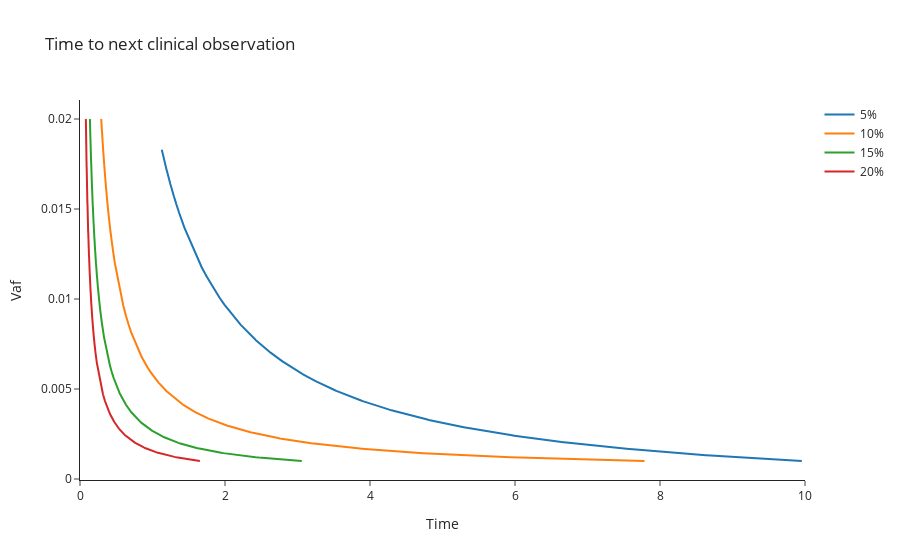

Here is the notebook cell this chart was saved with:
### Markdown cell above
# Distribution of clone sizes

### Code cell


### Figure 1 — Plotly figure (JSON) as saved in the notebook; plotly's stock layout.template omitted (floating-point values rounded to 4 significant figures; data arrays with more than 128 entries replaced by an {"elided": "..."} marker saying what was removed)
{"data": [{"name": "5%", "type": "scatter", "x": {"elided": "910 float values"}, "y": {"elided": "1000 float values"}}, {"name": "10%", "type": "scatter", "x": {"elided": "1000 float values"}, "y": {"elided": "1000 float values"}}, {"name": "15%", "type": "scatter", "x": {"elided": "1000 float values"}, "y": {"elided": "1000 float values"}}, {"name": "20%", "type": "scatter", "x": {"elided": "1000 float values"}, "y": {"elided": "1000 float values"}}], "layout": {"title": {"text": "Time to next clinical observation"}, "xaxis": {"range": [0, 10], "title": {"text": "Time"}}, "yaxis": {"title": {"text": "Vaf"}}}}
